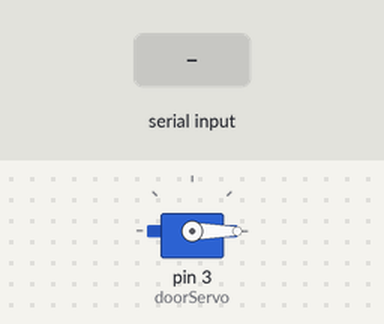
Recording of a sketch running on a simulated Arduino Uno, built with avr-gcc and run on an emulated ATmega328P. Parts: servo. The test bench sets the inputs (shaded band). What the sketch prints to the serial monitor is not drawn.

Above: at 1.2 s.
1.3 s: "GRANT\n" received over Serial
At 2.2 s:
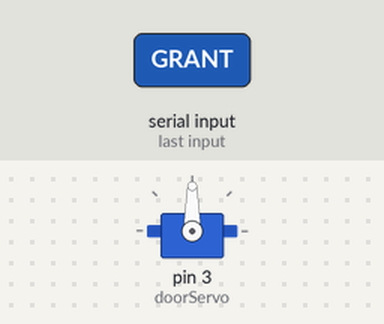
Timing chart, 0 to 7.8 s (numbered marks = the images above; inputs shaded):
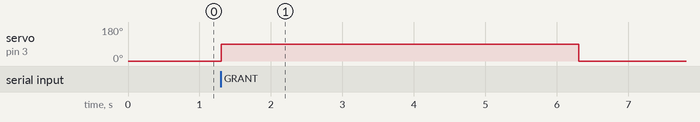

Measured:
- after the input at 1.3 s, servo on pin 3 (doorServo): 0° → 90° at once, → 0° 5.0 s later

The sketch:

sketch_scenariorfid.ino
```cpp
#include <SPI.h>
#include <MFRC522.h>
#include <Servo.h>

#define SS_PIN 10
#define RST_PIN 9

MFRC522 mfrc522(SS_PIN, RST_PIN);
Servo doorServo;

byte authorizedUID[] = {0x52, 0x08, 0x6A, 0xDE};

void setup() {
  Serial.begin(9600);
  SPI.begin();
  mfrc522.PCD_Init();

  doorServo.attach(3);
  doorServo.write(0); // Door locked position

  Serial.println("Scan your card...");
}

void loop() {
  // Check for serial commands from Qt
  if (Serial.available() > 0) {
    String cmd = Serial.readStringUntil('\n');
    cmd.trim();
    if (cmd == "GRANT") {
      openDoor();
    } else if (cmd == "DENY") {
      // Access denied
    }
  }

  if (!mfrc522.PICC_IsNewCardPresent()) {
    return;
  }

  if (!mfrc522.PICC_ReadCardSerial()) {
    return;
  }

  String uidStr = "";
  for (byte i = 0; i < mfrc522.uid.size; i++) {
    if (mfrc522.uid.uidByte[i] < 0x10) uidStr += "0";
    uidStr += String(mfrc522.uid.uidByte[i], HEX);
  }
  uidStr.toUpperCase();

  // Send the UID to Qt for verification
  Serial.println("UID:" + uidStr);

  mfrc522.PICC_HaltA();
  delay(1000); // 1 second debounce to prevent spamming
}

void openDoor() {
  doorServo.write(90);   // Open position
  delay(5000);           // Door open 5 seconds
  doorServo.write(0);    // Close position
}
```
